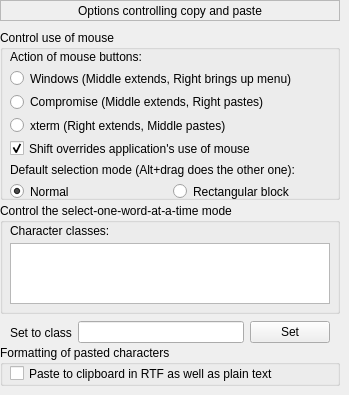
   <widget class="QWidget" name="page_11">
    <widget class="QLabel" name="label_52">
     <property name="geometry">
      <rect>
       <x>0</x>
       <y>0</y>
       <width>340</width>
       <height>21</height>
      </rect>
     </property>
     <property name="frameShape">
      <enum>QFrame::StyledPanel</enum>
     </property>
     <property name="text">
      <string>Options controlling copy and paste</string>
     </property>
     <property name="alignment">
      <set>Qt::AlignCenter</set>
     </property>
    </widget>
    <widget class="QGroupBox" name="groupBox_26">
     <property name="geometry">
      <rect>
       <x>0</x>
       <y>30</y>
       <width>340</width>
       <height>170</height>
      </rect>
     </property>
     <property name="title">
      <string>Control use of mouse</string>
     </property>
     <widget class="QWidget" name="layoutWidget21">
      <property name="geometry">
       <rect>
        <x>10</x>
        <y>20</y>
        <width>320</width>
        <height>151</height>
       </rect>
      </property>
      <layout class="QVBoxLayout" name="verticalLayout_11">
       <item>
        <widget class="QLabel" name="label_53">
         <property name="text">
          <string>Action of mouse buttons:</string>
         </property>
        </widget>
       </item>
       <item>
        <widget class="QRadioButton" name="rb_cpmouseaction_windows">
         <property name="text">
          <string>Windows (Middle extends, Right brings up menu)</string>
         </property>
        </widget>
       </item>
       <item>
        <widget class="QRadioButton" name="rb_cpmouseaction_compromise">
         <property name="text">
          <string>Compromise (Middle extends, Right pastes)</string>
         </property>
         <property name="checked">
          <bool>false</bool>
         </property>
         <property name="autoRepeat">
          <bool>false</bool>
         </property>
        </widget>
       </item>
       <item>
        <widget class="QRadioButton" name="rb_cpmouseaction_xterm">
         <property name="text">
          <string>xterm (Right extends, Middle pastes)</string>
         </property>
        </widget>
       </item>
       <item>
        <widget class="QCheckBox" name="chb_cpmouseaction_shift">
         <property name="text">
          <string>Shift overrides application's use of mouse</string>
         </property>
         <property name="checked">
          <bool>true</bool>
         </property>
        </widget>
       </item>
       <item>
        <widget class="QLabel" name="label_54">
         <property name="text">
          <string>Default selection mode (Alt+drag does the other one):</string>
         </property>
        </widget>
       </item>
       <item>
        <layout class="QHBoxLayout" name="horizontalLayout_10">
         <item>
          <widget class="QRadioButton" name="rb_cpmouseaction_defaultnormal">
           <property name="text">
            <string>Normal</string>
           </property>
           <property name="checked">
            <bool>true</bool>
           </property>
           <attribute name="buttonGroup">
            <string>buttonGroup_9</string>
           </attribute>
          </widget>
         </item>
         <item>
          <widget class="QRadioButton" name="rb_cpmouseaction_defaultrect">
           <property name="text">
            <string>Rectangular block</string>
           </property>
           <attribute name="buttonGroup">
            <string>buttonGroup_9</string>
           </attribute>
          </widget>
         </item>
        </layout>
       </item>
      </layout>
     </widget>
    </widget>
    <widget class="QGroupBox" name="groupBox_27">
     <property name="geometry">
      <rect>
       <x>0</x>
       <y>203</y>
       <width>340</width>
       <height>111</height>
      </rect>
     </property>
     <property name="title">
      <string>Control the select-one-word-at-a-time mode</string>
     </property>
     <widget class="QLabel" name="label_55">
      <property name="geometry">
       <rect>
        <x>10</x>
        <y>20</y>
        <width>320</width>
        <height>16</height>
       </rect>
      </property>
      <property name="text">
       <string>Character classes:</string>
      </property>
     </widget>
     <widget class="QListWidget" name="listWidget_4">
      <property name="geometry">
       <rect>
        <x>10</x>
        <y>40</y>
        <width>320</width>
        <height>61</height>
       </rect>
      </property>
     </widget>
    </widget>
    <widget class="QGroupBox" name="groupBox_28">
     <property name="geometry">
      <rect>
       <x>0</x>
       <y>345</y>
       <width>340</width>
       <height>41</height>
      </rect>
     </property>
     <property name="title">
      <string>Formatting of pasted characters</string>
     </property>
     <widget class="QCheckBox" name="checkBox_43">
      <property name="geometry">
       <rect>
        <x>10</x>
        <y>20</y>
        <width>320</width>
        <height>17</height>
       </rect>
      </property>
      <property name="text">
       <string>Paste to clipboard in RTF as well as plain text</string>
      </property>
     </widget>
    </widget>
    <widget class="QWidget" name="layoutWidget22">
     <property name="geometry">
      <rect>
       <x>10</x>
       <y>320</y>
       <width>320</width>
       <height>25</height>
      </rect>
     </property>
     <layout class="QHBoxLayout" name="horizontalLayout_11">
      <item>
       <widget class="QLabel" name="label_56">
        <property name="text">
         <string>Set to class</string>
        </property>
       </widget>
      </item>
      <item>
       <widget class="QLineEdit" name="lineEdit_12"/>
      </item>
      <item>
       <widget class="QPushButton" name="pushButton_4">
        <property name="text">
         <string>Set</string>
        </property>
       </widget>
      </item>
     </layout>
    </widget>
   </widget>
